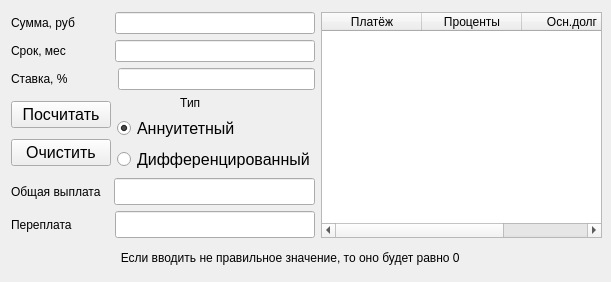
<?xml version="1.0" encoding="UTF-8"?>
<ui version="4.0">
 <class>Credit</class>
 <widget class="QWidget" name="Credit">
  <property name="geometry">
   <rect>
    <x>0</x>
    <y>0</y>
    <width>611</width>
    <height>282</height>
   </rect>
  </property>
  <property name="sizePolicy">
   <sizepolicy hsizetype="Preferred" vsizetype="Preferred">
    <horstretch>0</horstretch>
    <verstretch>0</verstretch>
   </sizepolicy>
  </property>
  <property name="windowTitle">
   <string>Credit</string>
  </property>
  <widget class="QWidget" name="">
   <property name="geometry">
    <rect>
     <x>11</x>
     <y>12</y>
     <width>591</width>
     <height>259</height>
    </rect>
   </property>
   <layout class="QGridLayout" name="gridLayout">
    <item row="0" column="0" colspan="2">
     <layout class="QVBoxLayout" name="verticalLayout_7">
      <item>
       <layout class="QHBoxLayout" name="horizontalLayout_5">
        <item>
         <widget class="QLabel" name="label_4">
          <property name="text">
           <string>Сумма, руб </string>
          </property>
         </widget>
        </item>
        <item>
         <spacer name="horizontalSpacer">
          <property name="orientation">
           <enum>Qt::Horizontal</enum>
          </property>
          <property name="sizeType">
           <enum>QSizePolicy::Fixed</enum>
          </property>
          <property name="sizeHint" stdset="0">
           <size>
            <width>30</width>
            <height>8</height>
           </size>
          </property>
         </spacer>
        </item>
        <item>
         <widget class="QLineEdit" name="summ"/>
        </item>
       </layout>
      </item>
      <item>
       <layout class="QHBoxLayout" name="horizontalLayout_4">
        <item>
         <widget class="QLabel" name="label">
          <property name="text">
           <string>Срок, мес</string>
          </property>
         </widget>
        </item>
        <item>
         <spacer name="horizontalSpacer_2">
          <property name="orientation">
           <enum>Qt::Horizontal</enum>
          </property>
          <property name="sizeType">
           <enum>QSizePolicy::Fixed</enum>
          </property>
          <property name="sizeHint" stdset="0">
           <size>
            <width>43</width>
            <height>20</height>
           </size>
          </property>
         </spacer>
        </item>
        <item>
         <widget class="QLineEdit" name="month"/>
        </item>
       </layout>
      </item>
      <item>
       <layout class="QHBoxLayout" name="horizontalLayout_3">
        <item>
         <widget class="QLabel" name="label_3">
          <property name="text">
           <string>Ставка, %  </string>
          </property>
         </widget>
        </item>
        <item>
         <spacer name="horizontalSpacer_3">
          <property name="orientation">
           <enum>Qt::Horizontal</enum>
          </property>
          <property name="sizeType">
           <enum>QSizePolicy::Fixed</enum>
          </property>
          <property name="sizeHint" stdset="0">
           <size>
            <width>37</width>
            <height>20</height>
           </size>
          </property>
         </spacer>
        </item>
        <item>
         <widget class="QLineEdit" name="percent"/>
        </item>
       </layout>
      </item>
     </layout>
    </item>
    <item row="0" column="2" rowspan="3">
     <widget class="QTableWidget" name="tableWidget">
      <column>
       <property name="text">
        <string>Платёж</string>
       </property>
      </column>
      <column>
       <property name="text">
        <string>Проценты</string>
       </property>
      </column>
      <column>
       <property name="text">
        <string>Осн.долг</string>
       </property>
      </column>
     </widget>
    </item>
    <item row="1" column="0">
     <layout class="QVBoxLayout" name="verticalLayout_3">
      <item>
       <widget class="QPushButton" name="calc">
        <property name="sizePolicy">
         <sizepolicy hsizetype="Fixed" vsizetype="Fixed">
          <horstretch>0</horstretch>
          <verstretch>0</verstretch>
         </sizepolicy>
        </property>
        <property name="minimumSize">
         <size>
          <width>100</width>
          <height>0</height>
         </size>
        </property>
        <property name="font">
         <font>
          <pointsize>12</pointsize>
         </font>
        </property>
        <property name="text">
         <string>Посчитать</string>
        </property>
       </widget>
      </item>
      <item>
       <widget class="QPushButton" name="clear">
        <property name="sizePolicy">
         <sizepolicy hsizetype="Fixed" vsizetype="Fixed">
          <horstretch>0</horstretch>
          <verstretch>0</verstretch>
         </sizepolicy>
        </property>
        <property name="minimumSize">
         <size>
          <width>100</width>
          <height>0</height>
         </size>
        </property>
        <property name="font">
         <font>
          <pointsize>12</pointsize>
         </font>
        </property>
        <property name="text">
         <string>Очистить</string>
        </property>
       </widget>
      </item>
     </layout>
    </item>
    <item row="1" column="1">
     <layout class="QVBoxLayout" name="verticalLayout_2">
      <item>
       <widget class="QLabel" name="label_2">
        <property name="text">
         <string>                   Тип</string>
        </property>
       </widget>
      </item>
      <item>
       <widget class="QRadioButton" name="ann">
        <property name="font">
         <font>
          <pointsize>12</pointsize>
         </font>
        </property>
        <property name="text">
         <string>Аннуитетный</string>
        </property>
        <property name="checked">
         <bool>true</bool>
        </property>
       </widget>
      </item>
      <item>
       <widget class="QRadioButton" name="dif">
        <property name="font">
         <font>
          <pointsize>12</pointsize>
         </font>
        </property>
        <property name="text">
         <string>Дифференцированный</string>
        </property>
       </widget>
      </item>
     </layout>
    </item>
    <item row="2" column="0" colspan="2">
     <layout class="QVBoxLayout" name="verticalLayout">
      <item>
       <layout class="QHBoxLayout" name="horizontalLayout">
        <item>
         <widget class="QLabel" name="label_5">
          <property name="text">
           <string>Общая выплата</string>
          </property>
         </widget>
        </item>
        <item>
         <spacer name="horizontalSpacer_4">
          <property name="orientation">
           <enum>Qt::Horizontal</enum>
          </property>
          <property name="sizeType">
           <enum>QSizePolicy::Fixed</enum>
          </property>
          <property name="sizeHint" stdset="0">
           <size>
            <width>7</width>
            <height>20</height>
           </size>
          </property>
         </spacer>
        </item>
        <item>
         <widget class="QLineEdit" name="total">
          <property name="font">
           <font>
            <pointsize>12</pointsize>
           </font>
          </property>
          <property name="readOnly">
           <bool>true</bool>
          </property>
         </widget>
        </item>
       </layout>
      </item>
      <item>
       <layout class="QHBoxLayout" name="horizontalLayout_2">
        <item>
         <widget class="QLabel" name="label_6">
          <property name="text">
           <string>Переплата</string>
          </property>
         </widget>
        </item>
        <item>
         <spacer name="horizontalSpacer_5">
          <property name="orientation">
           <enum>Qt::Horizontal</enum>
          </property>
          <property name="sizeType">
           <enum>QSizePolicy::Fixed</enum>
          </property>
          <property name="sizeHint" stdset="0">
           <size>
            <width>37</width>
            <height>20</height>
           </size>
          </property>
         </spacer>
        </item>
        <item>
         <widget class="QLineEdit" name="overpayment">
          <property name="font">
           <font>
            <pointsize>12</pointsize>
           </font>
          </property>
          <property name="maxLength">
           <number>32771</number>
          </property>
          <property name="frame">
           <bool>true</bool>
          </property>
          <property name="readOnly">
           <bool>true</bool>
          </property>
         </widget>
        </item>
       </layout>
      </item>
     </layout>
    </item>
    <item row="3" column="0" colspan="3">
     <widget class="QLabel" name="label_7">
      <property name="text">
       <string>                                 Если вводить не правильное значение, то оно будет равно 0</string>
      </property>
     </widget>
    </item>
   </layout>
  </widget>
 </widget>
 <resources/>
 <connections/>
</ui>
